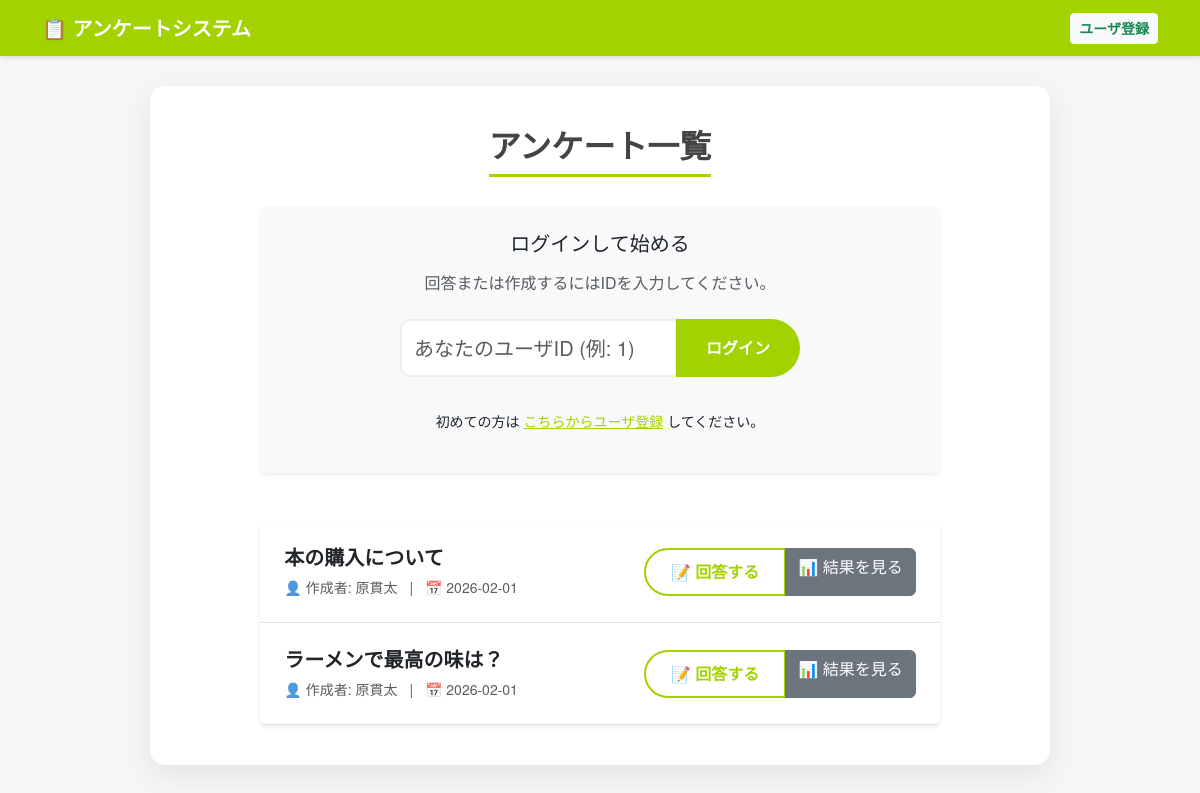
The page / on the database its author committed.
### models.py (models this page shows)
class Survey(db.Model):
    __tablename__ = 'Survey'
    id = db.Column(db.Integer, primary_key=True)
    title = db.Column(db.String(200), nullable=False)
    created_at = db.Column(db.DateTime, default=datetime.utcnow)
    user_id = db.Column(db.Integer, db.ForeignKey('User.id'))
    questions = db.relationship('Question', backref='survey', lazy=True)
    user = db.relationship('User', backref='surveys')

class User(db.Model):
    __tablename__ = 'User'
    id = db.Column(db.Integer, primary_key=True)
    name = db.Column(db.String(100), nullable=False)
    email = db.Column(db.String(100), unique=True, nullable=False)

### app.py (the view)
@app.route('/')
def index():
    surveys = Survey.query.all()
    current_user = None
    if 'user_id' in session:
        current_user = User.query.get(session['user_id'])
    return render_template('index.html', surveys=surveys, user=current_user)

### templates/index.html
{% extends "layout.html" %}
{% block content %}
<div class="h2-container">
    <h2>アンケート一覧</h2>
</div>
<div class="row justify-content-center mb-5">
    <div class="col-md-10">
        {% if user %}
            <div class="alert alert-success text-center shadow-sm border-0" role="alert">
                <h4 class="alert-heading">ようこそ、{{ user.name }} さん！</h4>
                <p class="mb-0">以下のリストから回答するか、新しいアンケートを作成してください。</p>
            </div>
            <div class="text-center mt-4">
                <a href="/create_survey" class="btn btn-brand btn-lg shadow">
                    ＋ 新しいアンケートを作成する
                </a>
            </div>
        {% else %}
            <div class="card shadow-sm border-0 bg-light">
                <div class="card-body p-4 text-center">
                    <h5 class="card-title mb-3">ログインして始める</h5>
                    <p class="card-text text-muted mb-4">回答または作成するにはIDを入力してください。</p>
                    <form action="/login" method="post" class="d-flex justify-content-center">
                        <div class="input-group mb-3" style="max-width: 400px;">
                            <input type="number" name="user_id" class="form-control form-control-lg" required placeholder="あなたのユーザID (例: 1)">
                            <button type="submit" class="btn btn-brand">ログイン</button>
                        </div>
                    </form>
                    <p class="mt-3"><small>初めての方は <a href="/register" style="color:var(--brand-color);">こちらからユーザ登録</a> してください。</small></p>
                </div>
            </div>
        {% endif %}
    </div>
</div>
<div class="row justify-content-center">
    <div class="col-md-10">
        <div class="list-group shadow-sm">
            {% for survey in surveys %}
            <div class="list-group-item list-group-item-action p-4 border-0 border-bottom d-flex justify-content-between align-items-center">
                <div>
                    <h5 class="mb-2 fw-bold text-dark">{{ survey.title }}</h5>
                    <p class="mb-0 text-muted small">
                        👤 作成者: {{ survey.user.name }} <span class="mx-2">|</span> 📅 {{ survey.created_at.strftime('%Y-%m-%d') }}
                    </p>
                </div>
                <div class="btn-group" role="group">
                    <a href="/survey/{{ survey.id }}/answer" class="btn btn-outline-brand">📝 回答する</a>
                    <a href="/survey/{{ survey.id }}/result" class="btn btn-secondary">📊 結果を見る</a>
                </div>
            </div>
            {% else %}
                <div class="text-center p-5 text-muted">
                    <p class="mb-0">現在、アンケートはありません。</p>
                </div>
            {% endfor %}
        </div>
    </div>
</div>
{% endblock %}

### templates/layout.html (style rules this page uses)
:root { --brand-color: #a2d200; --brand-color-dark: #8ab300; }
body { background-color: #f4f7f6; font-family: 'Helvetica Neue', Arial, sans-serif; }
h2 { color: #444; text-align: center; font-weight: bold; margin-bottom: 30px; border-bottom: 3px solid var(--brand-color); display: inline-block; padding-bottom: 10px; }
.h2-container { text-align: center; }
.btn-brand { background-color: var(--brand-color); border: none; color: white; font-weight: bold; padding: 12px 30px; border-radius: 30px; transition: all 0.3s; }
.btn-outline-brand { color: var(--brand-color); border: 2px solid var(--brand-color); font-weight: bold; border-radius: 30px; padding: 10px 25px; }
.form-control { padding: 12px; border-radius: 10px; border: 2px solid #eee; }

### rows shown on the page
Survey: title "本の購入について", user.name "原貫太", created_at "2026-02-01"
Survey: title "ラーメンで最高の味は？", user.name "原貫太", created_at "2026-02-01"
